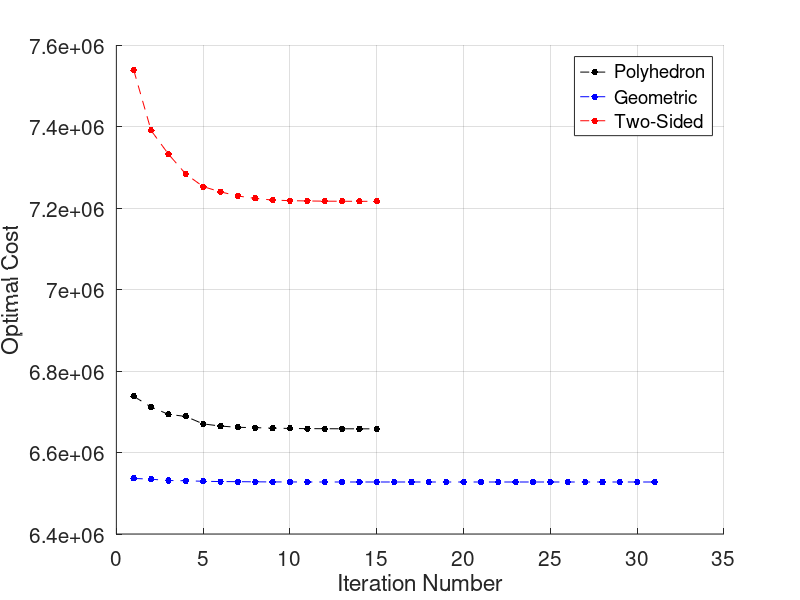

Write MATLAB code to recreate this figure.
figure; grid on; hold on;
JstarVec_GEO = load('JstarVec_GEO.mat');
JstarVec_TS = load('JstarVec_TS.mat');
JstarVec_poly = load('JstarVec_poly.mat');

plot(JstarVec_poly.JstarVec,'.--k','MarkerSize',15);
plot(JstarVec_GEO.JstarVec,'.--b','MarkerSize',15);
plot(JstarVec_TS.JstarVec,'.--r','MarkerSize',15);

xlabel('Iteration Number','FontSize',15);
ylabel('Optimal Cost','FontSize',15);

legend({'Polyhedron','Geometric','Two-Sided'},'FontSize',15);
set(gca,'FontSize',15);